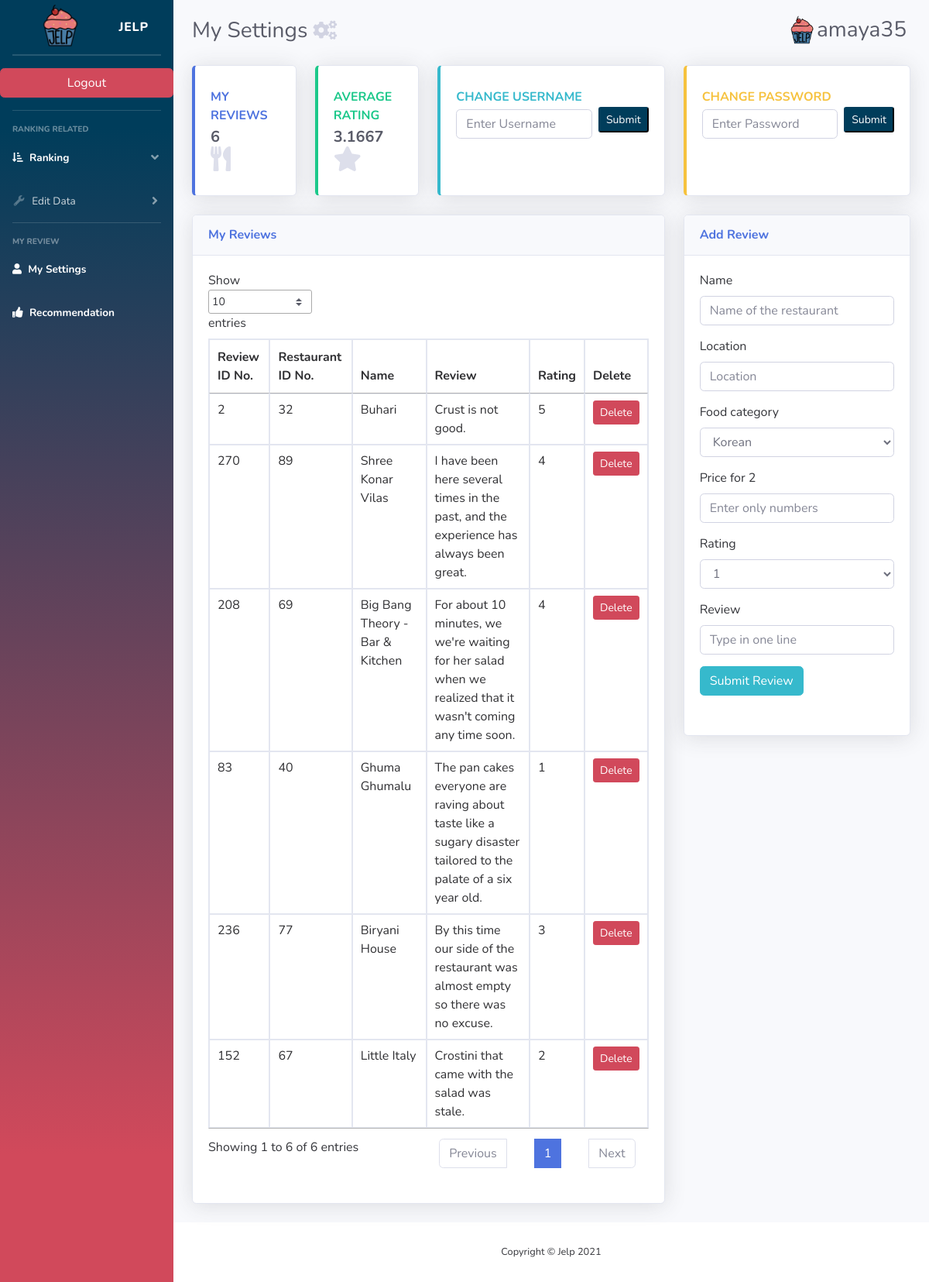
Page /team05/html/sy_0_admin.php (signed in) on the committed database.
### tables this page shows
CREATE TABLE review (
    review_id INT NOT NULL PRIMARY KEY AUTO_INCREMENT,
    user_id INT(11) NOT NULL,
    rest_id INT(11) NOT NULL,
    content VARCHAR(300),
    rating INT(5),
    FOREIGN KEY(user_id) REFERENCES user(user_id) ON UPDATE CASCADE ON DELETE CASCADE,
    FOREIGN KEY(rest_id) REFERENCES restaurant(rest_id) ON UPDATE CASCADE ON DELETE CASCADE 
);

create table restaurant(
  rest_id int not null AUTO_INCREMENT,
  name varchar(100) UNIQUE,
  location varchar(100),
  country varchar(100),
  avg_price float,
  avg_rating float, 
  menu varchar(100) NOT NULL,
  review_count int(100),
  primary key(rest_id)
);

### team05/html/sy_0_admin.php (the view, shortened to what this page needs)
<?php
  $username = "";
  if( isset( $_SESSION['username'] ) ) {
    $username =  $_SESSION['username'];
  }
require_once('sy_config.php');
$sql = "SELECT review.review_id, restaurant.rest_id, restaurant.name, review.content, review.rating, AVG(review.rating) OVER (PARTITION BY review.user_id) as rating_avg FROM review INNER JOIN restaurant ON review.rest_id = restaurant.rest_id WHERE review.user_id=(SELECT user_id FROM user WHERE user.username = '$username')";
$result = $mysqli->query($sql);
$reviewdata = [];
if (!empty($result->num_rows) && $result->num_rows > 0) {
    $reviewdata = $result->fetch_all(MYSQLI_ASSOC);
}
?>
<!DOCTYPE html>
<html lang="en">
<head>
    <link href="vendor/fontawesome-free/css/all.min.css" rel="stylesheet" type="text/css">
    <link href="css/sb-admin.css" rel="stylesheet">
    <link href="https://cdn.datatables.net/1.10.25/css/jquery.dataTables.min.css" rel="stylesheet">
</head>
<body id="page-top">
    <div id="wrapper" style="padding-bottom:0px; background-color: #f8f9fc">
        <?php include("sidebar.php") ?>
        <div id="content-wrapper" class="d-flex flex-column" style="padding-top:20px;">
            <div id="content">
                <div class="container-fluid">
                    <div class="d-sm-flex align-items-center justify-content-between mb-4">
                        <h1 class="h3 mb-0 text-gray-800" style="margin-right:5px">My Settings
                        <i class="fas fa-cogs fa-sm fa-fw mr-2 text-gray-400"></i></h1>
                        <h1 class="h3 mb-0 text-gray-800" style="margin-right:5px">
                        <img src="img/jelp.png" width="40px", height="40px"></i><?php echo $_SESSION['username'];?></h1>
                    </div>
                    <div class="row">
                        <div class="col-xl-2 col-md-6 mb-4">
                            <div class="card border-left-primary shadow h-100 py-2">
                                <div class="card-body">
                                    <div class="row no-gutters align-items-center">
                                        <div class="col mr-2">
                                            <div class="text-sm font-weight-bold text-primary text-uppercase mb-1">
                                                My Reviews</div>
                                            <div class="h5 mb-0 font-weight-bold text-gray-800"><?php echo $result->num_rows;?></div>
                                        </div>
                                        <div class="col-auto">
                                            <i class="fas fa-utensils fa-2x text-gray-300"></i>
                                        </div>
                                    </div>
                                </div>
                            </div>
                        </div>
                        <div class="col-xl-2 col-md-6 mb-4">
                            <div class="card border-left-success shadow h-100 py-2">
                                <div class="card-body">
                                    <div class="row no-gutters align-items-center">
                                        <div class="col mr-2">
                                            <div class="text-sm font-weight-bold text-success text-uppercase mb-1">
                                                Average Rating</div>
                                            <div class="h5 mb-0 font-weight-bold text-gray-800">
                                                <?php
                                                if (empty($result->num_rows)) {
                                                    echo "0";
                                                } else {
                                                    echo $reviewdata[0]['rating_avg'];
                                                }
                                                ?>
                                            </div>
                                        </div>
                                        <div class="col-auto">
                                            <i class="fas fa-star fa-2x text-gray-300"></i>
                                        </div>
                                    </div>
                                </div>
                            </div>
                        </div>
                        <div class="col-xl-4 col-md-6 mb-4">
                            <div class="card border-left-info shadow h-100 py-2">
                                <div class="card-body">
                                    <form action="sy_0_changeusername.php" method="POST">
                                        <div class="row no-gutters align-items-center">
                                            <div class="col mr-2">
                                                <div class="text-sm font-weight-bold text-info text-uppercase mb-1">Change Username
                                                </div>
                                                <div class="row no-gutters align-items-center">
                                                    <div class="form-group">
                                                        <input type="id" class="form-control" name="changeusername" id="changeid" placeholder="Enter Username">
                                                    </div>
                                                </div>
                                            </div>
                                            <div class="col-auto">
                                                <input class="btn-sm btn-primary" onclick="alert('Username changed')" type="submit" value="Submit">
                                            </div>
                                        </div>
                                    </form>
                                </div>
                            </div>
                        </div>
                        <div class="col-xl-4 col-md-6 mb-4">
                            <div class="card border-left-warning shadow h-100 py-2">
                                <div class="card-body">
                                    <form action="sy_0_changepw.php" method="POST">
                                        <div class="row no-gutters align-items-center">
                                            <div class="col mr-2">
                                                    <div class="text-sm font-weight-bold text-warning text-uppercase mb-1">
                                                        Change Password
                                                    </div>
                                                <div class="row no-gutters align-items-center">
                                                    <div class="form-group">
                                                        <input type="pw" class="form-control" name="changepw" id="changepw" placeholder="Enter Password">
                                                    </div>
                                                </div>
                                            </div>
                                            <div class="col-auto">
                                                <input class="btn-sm btn-primary" onclick="alert('Password changed')" type="submit" value="Submit">
                                            </div>
                                        </div>
                                    </form>
                                </div>
                            </div>
                        </div>
                    </div>
                    <div class="row">
                        <div class="col-8">
                            <div class="card shadow mb-4">
                                <div class="card-header py-3">
                                    <h6 class="m-0 font-weight-bold text-primary">My Reviews</h6>
                                </div>
                                <div class="card-body">
                                    <div class="table-responsive">
                                        <table class="table table-bordered" id="dataTable" width="100%" cellspacing="0">
                                            <thead>
                                                <tr>
                                                    <th>Review ID No.</th>
                                                    <th>Restaurant ID No.</th>
                                                    <th>Name</th>
                                                    <th>Review</th>
                                                    <th>Rating</th>
                                                    <th>Delete</th>
                                                </tr>
                                            </thead>
                                            <tbody>
                                                <?php if(!empty($reviewdata)) { ?>
                                                    <?php foreach($reviewdata as $review) { ?>
                                                        <?php $fileterd = array(
                                                            'id' => htmlspecialchars($review['review_id'])
                                                        ); ?>
                                                        <tr>
                                                            <td><?php echo $fileterd['id']; ?></td>
                                                            <td><?php echo $review['rest_id']; ?></td>
                                                            <td><?php echo $review['name']; ?></td>
                                                            <td><?php echo $review['content']; ?></td>
                                                            <td><?php echo $review['rating']; ?></td>
                                                            <form method='post' action="sy_0_deleteReview.php" onsubmit="if(!confirm('sure?')){return false;}">
                                                                <td>
                                                                    <input class="btn btn-danger btn-sm" type="submit" value="Delete">
                                                                </td>
                                                            </form>
                                                        </tr>
                                                    <?php } ?>
                                                <?php } ?>
                                            </tbody>
                                        </table>
                                    </div>
                                </div>
                            </div>
                         </div>
                        <div class="col-4">
                            <div class="card shadow mb-4">
                                <div class="card-header py-3" >
                                    <h6 class="m-0 font-weight-bold text-primary">Add Review</h6>
                                </div>
                                <div class="card-body" style="margin-bottom: 15px;">
                                    <form action="sy_0_addreview.php" method="POST">
                                        <div class="form-group has-success">
                                            <label for="Name">Name</label>
                                            <input type="text" class="form-control" name="name" id="Name" placeholder="Name of the restaurant" style="margin-bottom: 15px;">
                                            <label for="location">Location</label>
                                            <input type="text" class="form-control" name="location" id="location" placeholder="Location" style="margin-bottom: 15px;">
                                            <label for="Inputselect">Food category</label>
                                            <select class="form-control" name="country" style="margin-bottom: 15px;">
                                            <option>Korean</option>
                                            </select>
                                            <label for="price">Price for 2</label>
                                            <input type="text" class="form-control" name="price" id="price" placeholder="Enter only numbers" style="margin-bottom: 15px;">
                                            <label for="Inputselect">Rating</label>
                                            <select class="form-control" name="rating" style="margin-bottom: 15px;">
                                            <option>1</option>
                                            </select>
                                            <label for="reviewtext">Review</label>
                                            <input type="text" class="form-control" name="content" id="reviewtext" placeholder="Type in one line" style="margin-bottom: 15px;">
                                            <button type="submit" class="btn btn-info">Submit Review</button>
                                        </div>
                                    </form>
                                </div>
                            </div>
                        </div>
                </div>
            </div>
            <footer class="sticky-footer bg-white">
                <div class="container my-auto">
                    <div class="copyright text-center my-auto">
                        <span>Copyright &copy; Jelp 2021</span>
                    </div>
                </div>
            </footer>
        </div>
    </div>
</body>
</html>

### team05/html/sidebar.php (shortened to what this page needs)
<!DOCTYPE html>
<html lang="en">
<head>
  <link href="vendor/fontawesome-free/css/all.min.css" rel="stylesheet" type="text/css">
  <link href="css/sb-admin.css" rel="stylesheet">
</head>
<body id="page-top">
  <div id="wrapper">
    <ul class="navbar-nav bg-gradient-primary sidebar sidebar-dark accordion" id="accordionSidebar">
      <a class="sidebar-brand d-flex align-items-center justify-content-center" href="jy_0_login_main.php">
        <div class="sidebar-brand-icon">
          <img src="img/jelp.png" alt="JELP icon" width="50%" height="50%">
        </div>
        <div class="sidebar-brand-text mx-3">JELP</div>
      </a>
      <hr class="sidebar-divider my-0">
      <hr class="sidebar-divider">
      <li class="nav-item">
      </li>
      <hr class="sidebar-divider">
      <div class="sidebar-heading">
        Ranking Related
      </div>
      <li class="nav-item active">
        <a class="nav-link" href="#" data-toggle="collapse" data-target="#collapseTwo" aria-expanded="true" aria-controls="collapseTwo">
          <i class="fas fa-sort-amount-down-alt"></i>
          <span>Ranking</span>
        </a>
      </li>
      <li class="nav-item">
        <a class="nav-link collapsed" href="#" data-toggle="collapse" data-target="#collapseUtilities" aria-expanded="true" aria-controls="collapseUtilities">
          <i class="fas fa-fw fa-wrench"></i>
          <span>Edit Data</span>
        </a>
      </li>
      <hr class="sidebar-divider">
      <div class="sidebar-heading">
        My Review
      </div>
      <li class="nav-item active">
        <a class="nav-link" href="sy_0_admin.php">
          <i class="fas fa-user"></i>
          <span>My Settings</span>
        </a>
        <a class="nav-link" href="sy_1_recommendation.php">
          <i class="fas fa-thumbs-up"></i>
          <span>Recommendation</span>
        </a>
      </li>
    </ul>
    <div id="content-wrapper" class="d-flex flex-column">
      <div id="content">

### rows in the picture
review: review_id "2", rest.rest_id "32", rest.name "Buhari", content "Crust is not good.", rating "5"
review: review_id "270", rest.rest_id "89", rest.name "Shree Konar Vilas", content "I have been here several times in the past, and the experience has always been great.", rating "4"
review: review_id "208", rest.rest_id "69", rest.name "Big Bang Theory - Bar & Kitchen", content "For about 10 minutes, we we're waiting for her salad when we realized that it wasn't coming any time soon.", rating "4"
review: review_id "83", rest.rest_id "40", rest.name "Ghuma Ghumalu", content "The pan cakes everyone are raving about taste like a sugary disaster tailored to the palate of a six year old.", rating "1"
review: review_id "236", rest.rest_id "77", rest.name "Biryani House", content "By this time our side of the restaurant was almost empty so there was no excuse.", rating "3"
review: review_id "152", rest.rest_id "67", rest.name "Little Italy", content "Crostini that came with the salad was stale.", rating "2"

### other values in the picture
$_SESSION['username'] "amaya35"
$result->num_rows "6"
$reviewdata[0]['rating_avg'] "3.1667"
